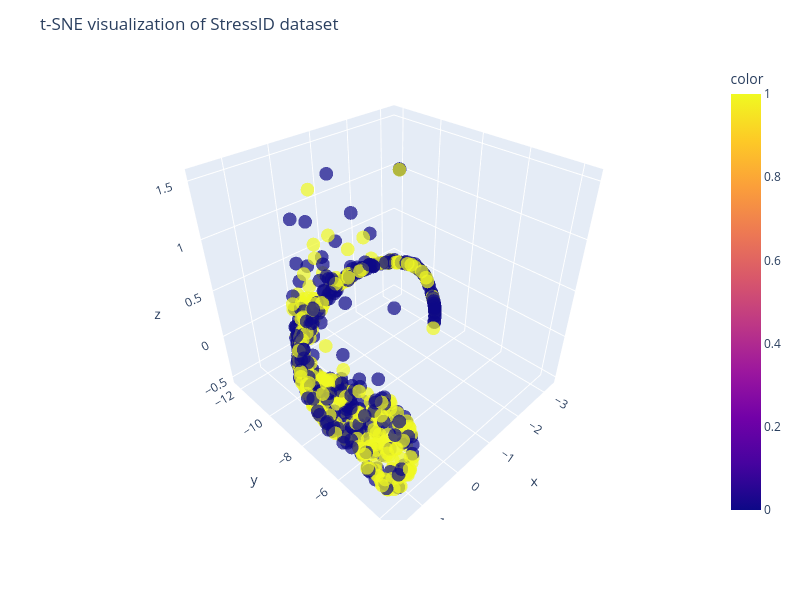

Notebook source saved alongside this figure:
### Code cell
# t-SNE in StressID with RFE
# Best N-comp=2, Perp=50 onwards (perp range(5, 100, 5))
# Best N-comp=3, Perp=35 onwards (perp range(5, 100, 5)) learning_rate = 30
ed_Ncomp = 3
ed_Perp = 60

ed_tsne = TSNE(n_components=ed_Ncomp, perplexity=ed_Perp, random_state=RAN_STATE, learning_rate=30)
ed_X_tsne = ed_tsne.fit_transform(ed_X_rfe)
display(ed_tsne.kl_divergence_)

#fig = px.scatter(x=ed_X_tsne[:,0], y=ed_X_tsne[:,1], color=ed_bclass_labels, width=800, height=600)
fig = px.scatter_3d(
    x=si_X_tsne[:, 0], y=si_X_tsne[:, 1], z=si_X_tsne[:, 2], color=si_bclass_labels, opacity=0.7, width=800, height=600
)
fig.update_layout(
    title="t-SNE visualization of StressID dataset",
    xaxis_title="1st t-SNE",
    yaxis_title="2nd t-SNE",
)
fig.show()

### Figure 1 — Plotly figure (JSON) as saved in the notebook; plotly's stock layout.template omitted (floating-point values rounded to 4 significant figures; data arrays with more than 128 entries replaced by an {"elided": "..."} marker saying what was removed)
{"data": [{"hovertemplate": "x=%{x}<br>y=%{y}<br>z=%{z}<br>color=%{marker.color}<extra></extra>", "legendgroup": "", "marker": {"color": {"elided": "699 int values"}, "coloraxis": "coloraxis", "opacity": 0.7, "symbol": "circle"}, "mode": "markers", "name": "", "scene": "scene", "showlegend": false, "type": "scatter3d", "x": {"elided": "699 float values"}, "y": {"elided": "699 float values"}, "z": {"elided": "699 float values"}}], "layout": {"coloraxis": {"colorbar": {"title": {"text": "color"}}, "colorscale": [[0, "#0d0887"], [0.1111, "#46039f"], [0.2222, "#7201a8"], [0.3333, "#9c179e"], [0.4444, "#bd3786"], [0.5556, "#d8576b"], [0.6667, "#ed7953"], [0.7778, "#fb9f3a"], [0.8889, "#fdca26"], [1, "#f0f921"]]}, "height": 600, "legend": {"tracegroupgap": 0}, "margin": {"t": 60}, "scene": {"domain": {"x": [0, 1], "y": [0, 1]}, "xaxis": {"title": {"text": "x"}}, "yaxis": {"title": {"text": "y"}}, "zaxis": {"title": {"text": "z"}}}, "title": {"text": "t-SNE visualization of StressID dataset"}, "width": 800, "xaxis": {"title": {"text": "1st t-SNE"}}, "yaxis": {"title": {"text": "2nd t-SNE"}}}}
